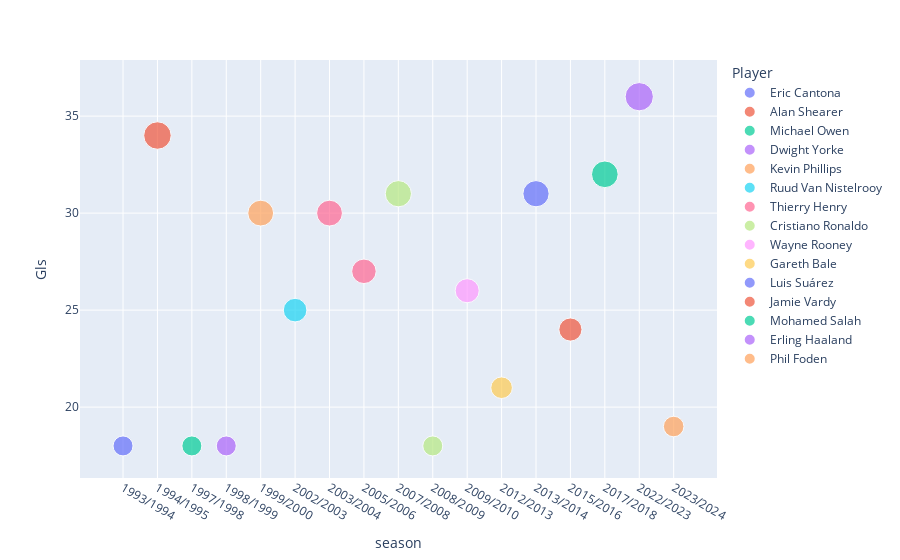

The cell this chart's notebook holds for it:
### Code cell
fig = go.Figure()
px.scatter(highest_scoring, x='season', y='Gls', color='Player', size='Gls', hover_data='Player')

### Figure 1 — Plotly figure (JSON) as saved in the notebook; plotly's stock layout.template omitted (floating-point values rounded to 4 significant figures)
{"data": [{"customdata": [["Eric Cantona"]], "hovertemplate": "Player=%{customdata[0]}<br>season=%{x}<br>Gls=%{marker.size}<extra></extra>", "legendgroup": "Eric Cantona", "marker": {"color": "#636efa", "size": [18], "sizemode": "area", "sizeref": 0.09, "symbol": "circle"}, "mode": "markers", "name": "Eric Cantona", "orientation": "v", "showlegend": true, "x": ["1993/1994"], "xaxis": "x", "y": [18], "yaxis": "y", "type": "scatter"}, {"customdata": [["Alan Shearer"]], "hovertemplate": "Player=%{customdata[0]}<br>season=%{x}<br>Gls=%{marker.size}<extra></extra>", "legendgroup": "Alan Shearer", "marker": {"color": "#EF553B", "size": [34], "sizemode": "area", "sizeref": 0.09, "symbol": "circle"}, "mode": "markers", "name": "Alan Shearer", "orientation": "v", "showlegend": true, "x": ["1994/1995"], "xaxis": "x", "y": [34], "yaxis": "y", "type": "scatter"}, {"customdata": [["Michael Owen"]], "hovertemplate": "Player=%{customdata[0]}<br>season=%{x}<br>Gls=%{marker.size}<extra></extra>", "legendgroup": "Michael Owen", "marker": {"color": "#00cc96", "size": [18], "sizemode": "area", "sizeref": 0.09, "symbol": "circle"}, "mode": "markers", "name": "Michael Owen", "orientation": "v", "showlegend": true, "x": ["1997/1998"], "xaxis": "x", "y": [18], "yaxis": "y", "type": "scatter"}, {"customdata": [["Dwight Yorke"]], "hovertemplate": "Player=%{customdata[0]}<br>season=%{x}<br>Gls=%{marker.size}<extra></extra>", "legendgroup": "Dwight Yorke", "marker": {"color": "#ab63fa", "size": [18], "sizemode": "area", "sizeref": 0.09, "symbol": "circle"}, "mode": "markers", "name": "Dwight Yorke", "orientation": "v", "showlegend": true, "x": ["1998/1999"], "xaxis": "x", "y": [18], "yaxis": "y", "type": "scatter"}, {"customdata": [["Kevin Phillips"]], "hovertemplate": "Player=%{customdata[0]}<br>season=%{x}<br>Gls=%{marker.size}<extra></extra>", "legendgroup": "Kevin Phillips", "marker": {"color": "#FFA15A", "size": [30], "sizemode": "area", "sizeref": 0.09, "symbol": "circle"}, "mode": "markers", "name": "Kevin Phillips", "orientation": "v", "showlegend": true, "x": ["1999/2000"], "xaxis": "x", "y": [30], "yaxis": "y", "type": "scatter"}, {"customdata": [["Ruud Van Nistelrooy"]], "hovertemplate": "Player=%{customdata[0]}<br>season=%{x}<br>Gls=%{marker.size}<extra></extra>", "legendgroup": "Ruud Van Nistelrooy", "marker": {"color": "#19d3f3", "size": [25], "sizemode": "area", "sizeref": 0.09, "symbol": "circle"}, "mode": "markers", "name": "Ruud Van Nistelrooy", "orientation": "v", "showlegend": true, "x": ["2002/2003"], "xaxis": "x", "y": [25], "yaxis": "y", "type": "scatter"}, {"customdata": [["Thierry Henry"], ["Thierry Henry"]], "hovertemplate": "Player=%{customdata[0]}<br>season=%{x}<br>Gls=%{marker.size}<extra></extra>", "legendgroup": "Thierry Henry", "marker": {"color": "#FF6692", "size": [30, 27], "sizemode": "area", "sizeref": 0.09, "symbol": "circle"}, "mode": "markers", "name": "Thierry Henry", "orientation": "v", "showlegend": true, "x": ["2003/2004", "2005/2006"], "xaxis": "x", "y": [30, 27], "yaxis": "y", "type": "scatter"}, {"customdata": [["Cristiano Ronaldo"], ["Cristiano Ronaldo"]], "hovertemplate": "Player=%{customdata[0]}<br>season=%{x}<br>Gls=%{marker.size}<extra></extra>", "legendgroup": "Cristiano Ronaldo", "marker": {"color": "#B6E880", "size": [31, 18], "sizemode": "area", "sizeref": 0.09, "symbol": "circle"}, "mode": "markers", "name": "Cristiano Ronaldo", "orientation": "v", "showlegend": true, "x": ["2007/2008", "2008/2009"], "xaxis": "x", "y": [31, 18], "yaxis": "y", "type": "scatter"}, {"customdata": [["Wayne Rooney"]], "hovertemplate": "Player=%{customdata[0]}<br>season=%{x}<br>Gls=%{marker.size}<extra></extra>", "legendgroup": "Wayne Rooney", "marker": {"color": "#FF97FF", "size": [26], "sizemode": "area", "sizeref": 0.09, "symbol": "circle"}, "mode": "markers", "name": "Wayne Rooney", "orientation": "v", "showlegend": true, "x": ["2009/2010"], "xaxis": "x", "y": [26], "yaxis": "y", "type": "scatter"}, {"customdata": [["Gareth Bale"]], "hovertemplate": "Player=%{customdata[0]}<br>season=%{x}<br>Gls=%{marker.size}<extra></extra>", "legendgroup": "Gareth Bale", "marker": {"color": "#FECB52", "size": [21], "sizemode": "area", "sizeref": 0.09, "symbol": "circle"}, "mode": "markers", "name": "Gareth Bale", "orientation": "v", "showlegend": true, "x": ["2012/2013"], "xaxis": "x", "y": [21], "yaxis": "y", "type": "scatter"}, {"customdata": [["Luis Suárez"]], "hovertemplate": "Player=%{customdata[0]}<br>season=%{x}<br>Gls=%{marker.size}<extra></extra>", "legendgroup": "Luis Suárez", "marker": {"color": "#636efa", "size": [31], "sizemode": "area", "sizeref": 0.09, "symbol": "circle"}, "mode": "markers", "name": "Luis Suárez", "orientation": "v", "showlegend": true, "x": ["2013/2014"], "xaxis": "x", "y": [31], "yaxis": "y", "type": "scatter"}, {"customdata": [["Jamie Vardy"]], "hovertemplate": "Player=%{customdata[0]}<br>season=%{x}<br>Gls=%{marker.size}<extra></extra>", "legendgroup": "Jamie Vardy", "marker": {"color": "#EF553B", "size": [24], "sizemode": "area", "sizeref": 0.09, "symbol": "circle"}, "mode": "markers", "name": "Jamie Vardy", "orientation": "v", "showlegend": true, "x": ["2015/2016"], "xaxis": "x", "y": [24], "yaxis": "y", "type": "scatter"}, {"customdata": [["Mohamed Salah"]], "hovertemplate": "Player=%{customdata[0]}<br>season=%{x}<br>Gls=%{marker.size}<extra></extra>", "legendgroup": "Mohamed Salah", "marker": {"color": "#00cc96", "size": [32], "sizemode": "area", "sizeref": 0.09, "symbol": "circle"}, "mode": "markers", "name": "Mohamed Salah", "orientation": "v", "showlegend": true, "x": ["2017/2018"], "xaxis": "x", "y": [32], "yaxis": "y", "type": "scatter"}, {"customdata": [["Erling Haaland"]], "hovertemplate": "Player=%{customdata[0]}<br>season=%{x}<br>Gls=%{marker.size}<extra></extra>", "legendgroup": "Erling Haaland", "marker": {"color": "#ab63fa", "size": [36], "sizemode": "area", "sizeref": 0.09, "symbol": "circle"}, "mode": "markers", "name": "Erling Haaland", "orientation": "v", "showlegend": true, "x": ["2022/2023"], "xaxis": "x", "y": [36], "yaxis": "y", "type": "scatter"}, {"customdata": [["Phil Foden"]], "hovertemplate": "Player=%{customdata[0]}<br>season=%{x}<br>Gls=%{marker.size}<extra></extra>", "legendgroup": "Phil Foden", "marker": {"color": "#FFA15A", "size": [19], "sizemode": "area", "sizeref": 0.09, "symbol": "circle"}, "mode": "markers", "name": "Phil Foden", "orientation": "v", "showlegend": true, "x": ["2023/2024"], "xaxis": "x", "y": [19], "yaxis": "y", "type": "scatter"}], "layout": {"xaxis": {"anchor": "y", "domain": [0.0, 1.0], "title": {"text": "season"}}, "yaxis": {"anchor": "x", "domain": [0.0, 1.0], "title": {"text": "Gls"}}, "legend": {"title": {"text": "Player"}, "tracegroupgap": 0, "itemsizing": "constant"}, "margin": {"t": 60}}}
